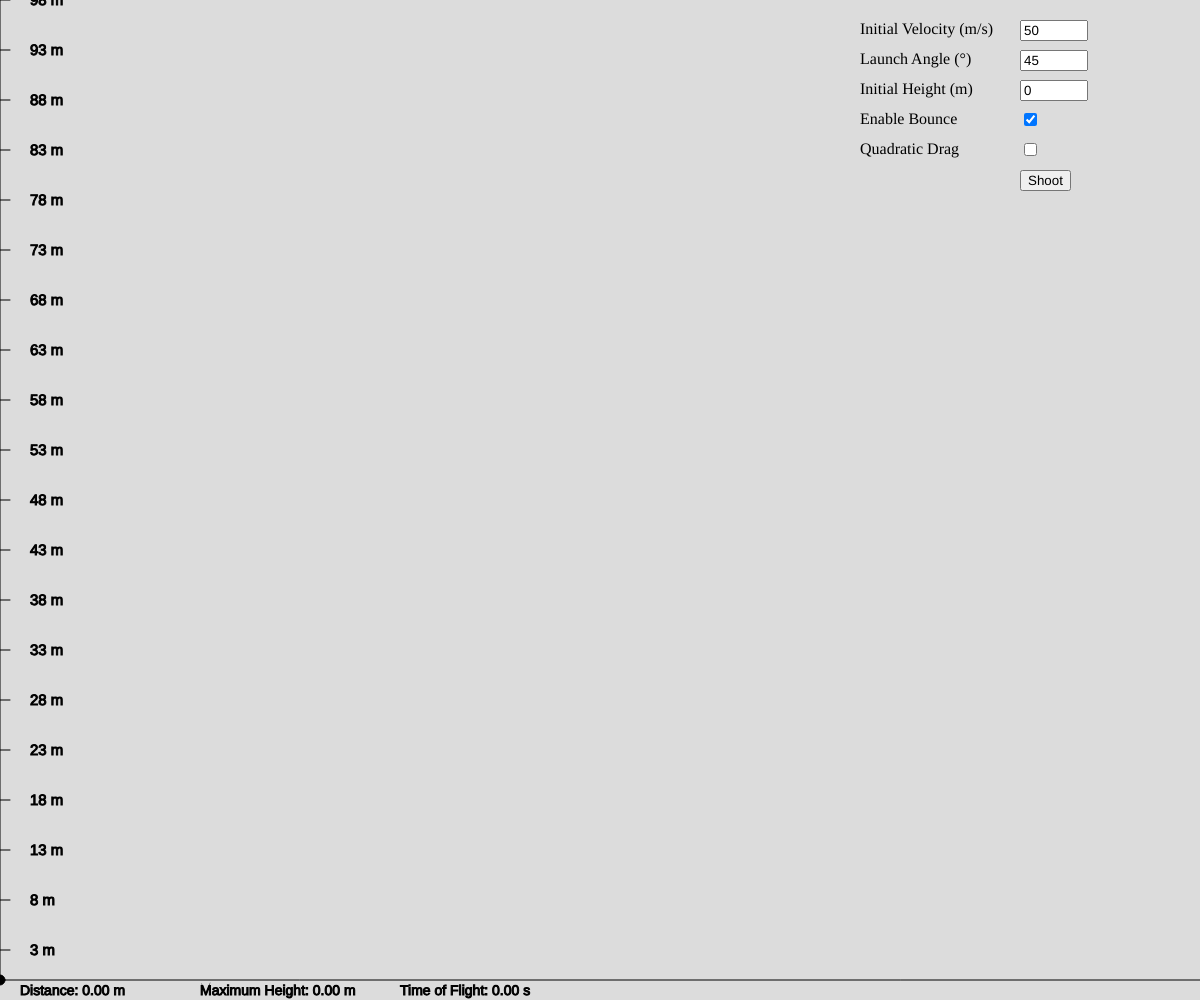
Frame 1 (no input)
Frame 2 (the mouse pressed at the canvas centre, redrawn once): identical to frame 1, image omitted

The p5.js sketch that drew this single still picture (run headless with seeded random() and noise() and a simulated clock; the mouse was pressed at the canvas centre and the sketch redrawn once):

// p5.js sketch
// ── sketch.js
// Variables for simulation
let velocityInput, angleInput, heightInput
let initialVelocity, angle, initialHeight
let time = 0
let gravity = 9.8 // Acceleration due to gravity (m/s^2)
let x = 0,
  y = 0
let shootButton
let vx = 0 // Horizontal velocity
let vy = 0 // Vertical velocity
let bounceFactor = 0.7 // Factor to reduce velocity after bounce
let enableBounce = true // Flag to enable or disable bounce
let enableAirResis = false // Flag to enable or disable Air Resistance
let maxheight = 0.0 //Store Maxheight in this variable
let airDensity = 1.225 // kg/m^3 (approximate air density at sea level)
let dragCoefficient = 0.47 // dimensionless (approximate drag coefficient for a sphere)
let ballWidth = 0.1
let ballHeight = 0.1
let projectileArea = 3.14 * ballHeight * ballWidth
let ballPath = [] // Store the ball's previous positions

function setup() {
  createCanvas(window.innerWidth, window.innerHeight)

  // Inputs for velocity, angle, and height
  velocityInput = createInput("50") // Default initial velocity in m/s
  velocityInput.position(width - 180, 20)
  velocityInput.size(60)
  velocityInput.input(updateValues)

  angleInput = createInput("45") // Default launch angle in degrees
  angleInput.position(width - 180, 50)
  angleInput.size(60)
  angleInput.input(updateValues)

  heightInput = createInput("0") // Default initial height in meters
  heightInput.position(width - 180, 80)
  heightInput.size(60)
  heightInput.input(updateValues)

  // Labels for inputs
  createElement("label", "Initial Velocity (m/s)").position(width - 340, 20)
  createElement("label", "Launch Angle (°)").position(width - 340, 50)
  createElement("label", "Initial Height (m)").position(width - 340, 80)

  // Checkbox for enabling or disabling bounce
  createElement("label", "Enable Bounce").position(width - 340, 110)
  let bounceCheckbox = createCheckbox("", true)
  bounceCheckbox.position(width - 180, 110)
  bounceCheckbox.changed(() => {
    enableBounce = bounceCheckbox.checked()
  })

  //Checkbox for enabling or disabling air resistance
  createElement("label", "Quadratic Drag").position(width - 340, 140)
  let AirResisCheckbox = createCheckbox("", false)
  AirResisCheckbox.position(width - 180, 140)
  AirResisCheckbox.changed(() => {
    enableAirResis = AirResisCheckbox.checked()
  })
  // Shoot button
  shootButton = createButton("Shoot")
  shootButton.position(width - 180, 170)
  shootButton.mousePressed(shoot)

  updateValues()
  noLoop() // Don't start the simulation until the shoot button is pressed
}

function draw() {
  background(220)

  // Display the ground
  line(0, height - 20, width, height - 20)

  // Draw vertical scale
  stroke(0)
  line(0, 0, 0, height - 20)
  for (let i = 0; i < height - 20; i += 50) {
    line(0, i, 10, i)
    fill(0)
    textSize(15)
    text(`${(height - 20 - i) / 10} m`, 30, i + 5)
  }

  // Calculate the projectile's position
  if (!isNaN(vx)) {
    x += vx * 0.1
  } // Update horizontal position
  vy -= gravity * 0.1 // Update vertical velocity
  y += vy * 0.1 // Update vertical position

  // Store the current position in the ballPath array
  ballPath.push(createVector(x, y))

  // Draw the ball path
  noFill()
  stroke(0)
  beginShape()
  for (let i = 0; i < ballPath.length; i++) {
    let canvasY = height - 20 - ballPath[i].y * 10
    if (canvasY > height - 20) canvasY = height - 20
    vertex(ballPath[i].x, canvasY)
  }
  endShape()
  // Check for bounce
  if (enableBounce == true) {
    if (y < 0) {
      y = 0 // Prevent the ball from going below the ground
      vy = -vy * bounceFactor // Reverse and reduce vertical velocity
    }
    console.log(y)
    if (vy < 0.5 && y == 0.0) {
      vx = 0 //Stop horizontal velocity when the ball stops bouncing
      vy = 0
      y = 0
    }
  } else {
    if (y < 0) {
      //if bounce off then make all velocities 0
      y = 0
      vy = 0
      vx = 0
    }
  }
  // Check for air resistance
  if (enableAirResis) {
    if (!(vy < 0.5 && y == 0.0)) {
      let velocityMagnitude = Math.sqrt(vx * vx + vy * vy)
      let dragForce =
        0.5 *
        airDensity *
        projectileArea *
        dragCoefficient *
        velocityMagnitude *
        velocityMagnitude

      let dragForceX = (-dragForce * vx) / velocityMagnitude
      let dragForceY = (-dragForce * vy) / velocityMagnitude

      vx += dragForceX * 0.1
      vy += dragForceY * 0.1
    }
  }
  // Convert y to canvas coordinates
  let canvasY = height - 20 - y * 10

  // Ensure that the canvasY is within the canvas bounds and is a valid number
  if (!isNaN(canvasY) && canvasY <= height - 20) {
    // Draw the projectile
    fill(0)
    ellipse(x, canvasY, ballHeight * 100, ballWidth * 100)
  }

  // Update time
  if (y > 0) time += 0.1

  // Display the distance traveled on the x-axis
  fill(0)
  textSize(14)
  text(`Distance: ${Math.max(0, x).toFixed(2)} m`, 20, height - 5) // Display distance at the bottom of the canvas

  // Display the max-height traveled on the y-axis
  if (y > maxheight) maxheight = y
  text(`Maximum Height: ${maxheight.toFixed(2)} m`, 200, height - 5)

  // Display the time elapsed
  text(`Time of Flight: ${time.toFixed(2)} s`, 400, height - 5)
}

function updateValues() {
  // Update values when input changes
  initialVelocity = float(velocityInput.value())
  if (angleInput.value() >= 90) angle = 90
  else angle = float(angleInput.value())
  initialHeight = float(heightInput.value())
}

function shoot() {
  // Reset x, y, vx,maxheight and vy when shoot button is pressed
  maxheight = 0
  x = 0
  y = initialHeight
  vx = initialVelocity * cos(radians(angle))
  vy = initialVelocity * sin(radians(angle))
  time = 0
  ballPath = []
  loop() // Start the simulation when the shoot button is pressed
}

// ── style.css
html, body {
  margin: 0;
  padding: 0;
}

canvas {
  display: block;
  width: 100%;
  height:100%;
}
